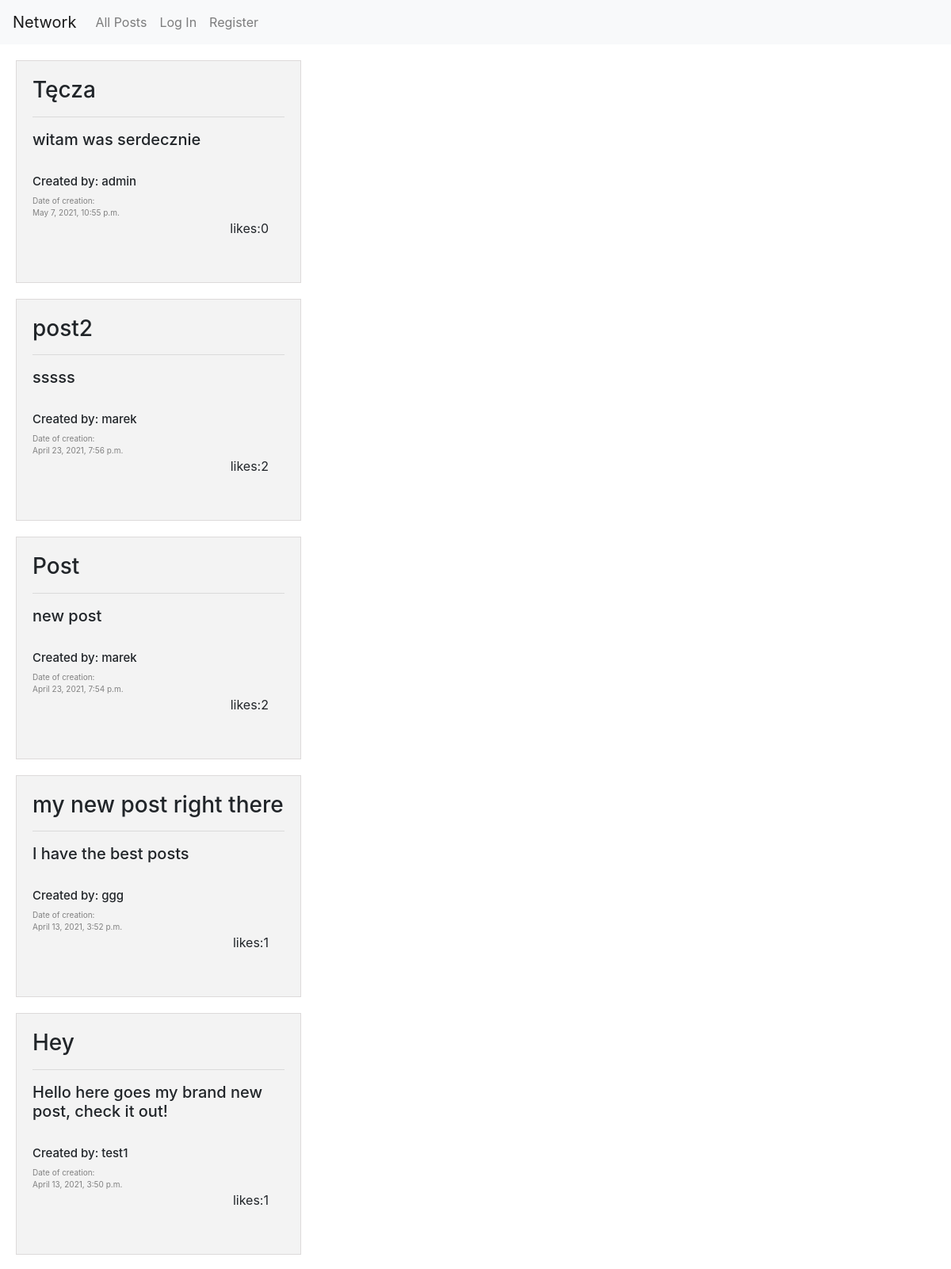
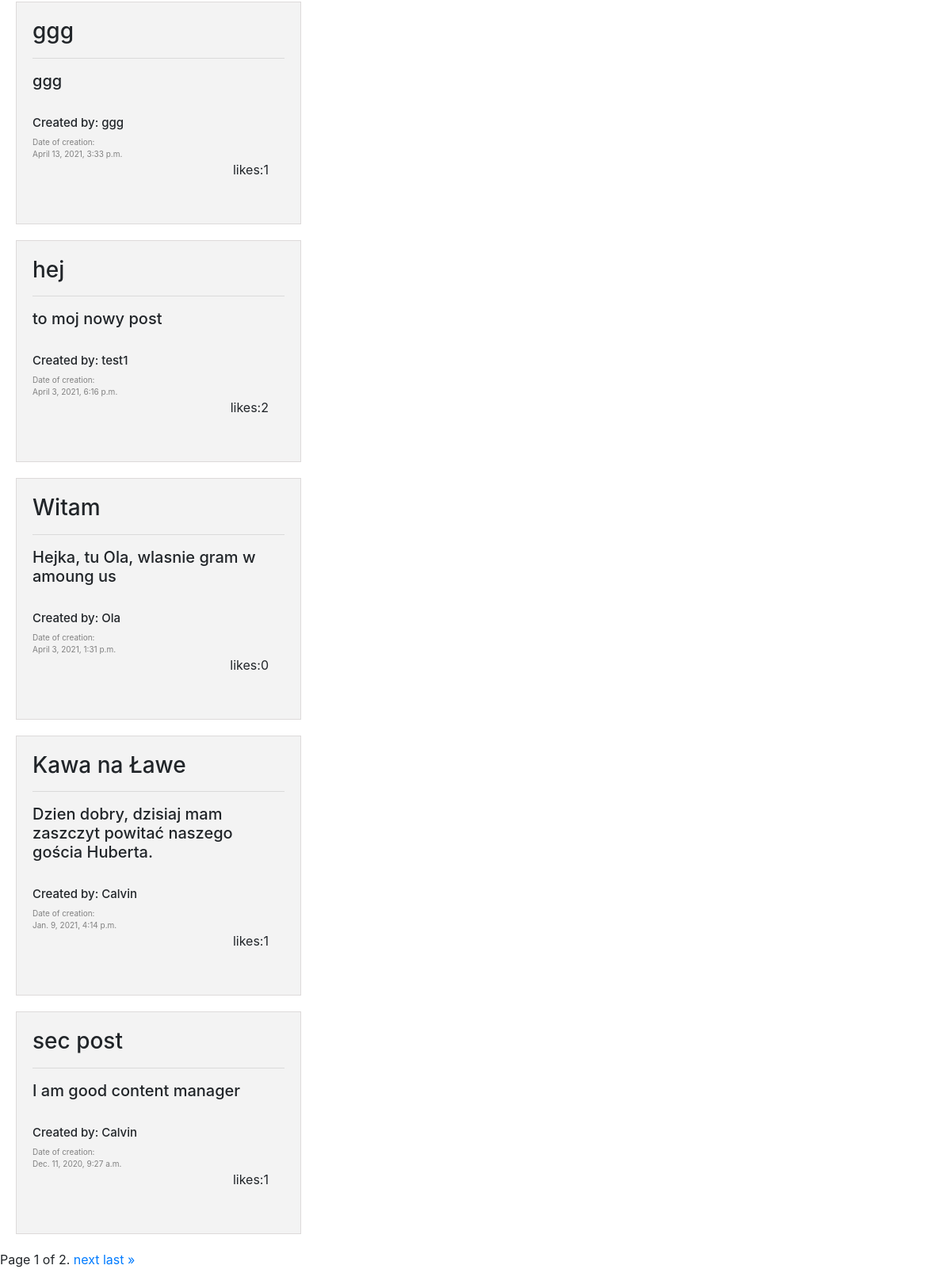
The app's page /, older data (2 pictures, top to bottom).
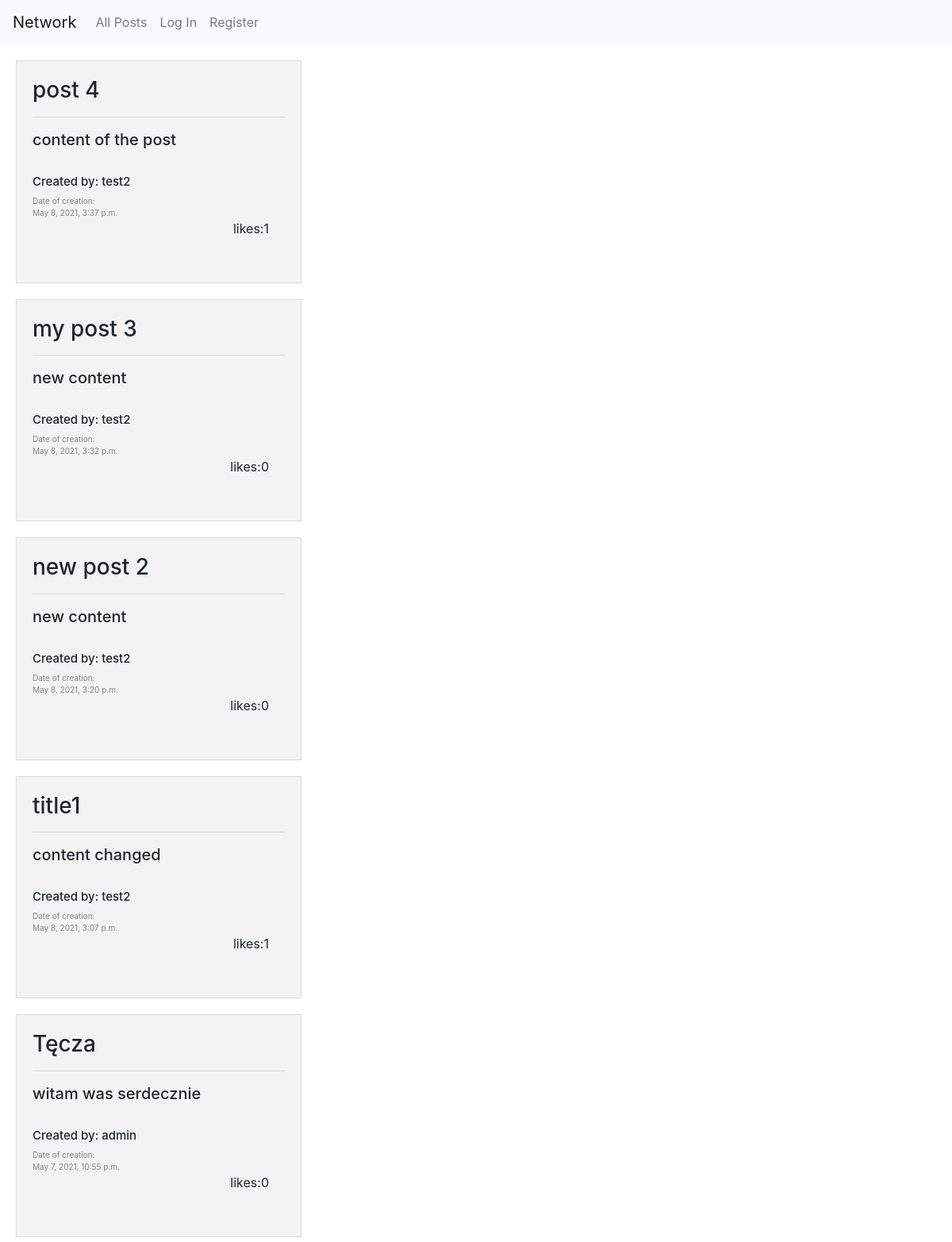
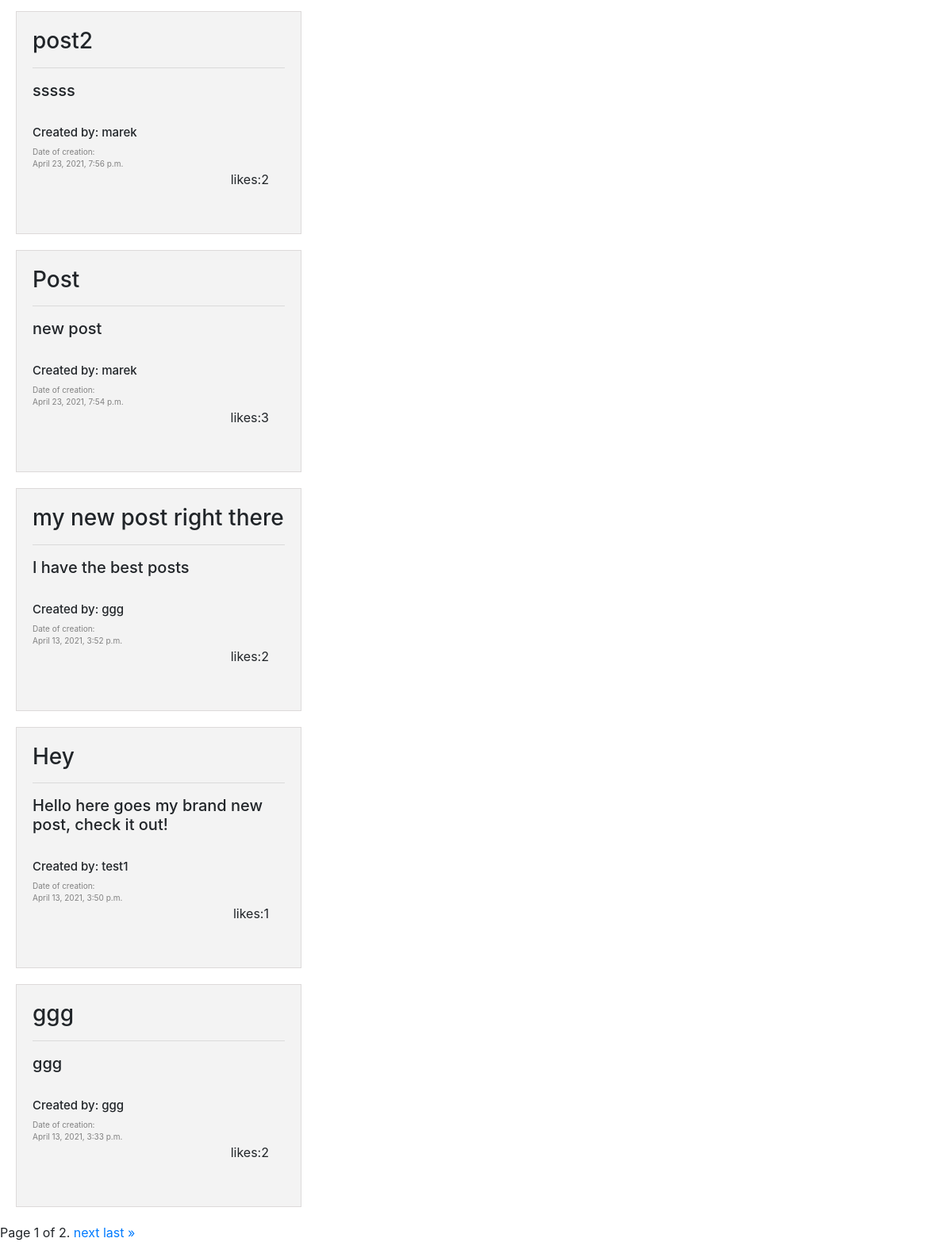
The same page, newer data (2 pictures, top to bottom).
### network/models.py (models this page shows, shortened)
class Post(models.Model):
    title = models.CharField(max_length=64)
    text = models.TextField()
    likes = models.ManyToManyField(
        "User", default=None, blank=True, related_name="likes"
    )
    creation_date = models.DateTimeField()
    author = models.ForeignKey(
        User, on_delete=models.CASCADE, blank=True, related_name="author"
    )

class User(AbstractUser):
    def __str__(self):
        return self.username

### network/views.py (the view)
# urls.py: path("", views.index, name="index"),
def index(request):
    posts_list = Post.objects.all().order_by("-creation_date")
    paginator = Paginator(posts_list, 10)
    page_number = request.GET.get("page")
    page_obj = paginator.get_page(page_number)
    return render(request, "network/index.html", {"page_obj": page_obj})

### network/templates/network/index.html (shortened to what this page needs)
{% extends "network/layout.html" %}
{% load static %}
{% block new_post %}
{% for post in page_obj %}
<div class="post" id="{{post.id}}">
    <div class="content">
        <h3>{{post.title}}</h3>
        <hr>
        <div id="text-before{{post.id}}">
            <h5>{{post.text}}</h5>
        </div>
        <br>
        <div class="get-user">
            <h5 style="font-size: 15px;" onclick = "get_profile('{{post.author.id}}')">Created by: {{post.author}}</h5>
        </div>
        <div class="date">
            Date of creation: <br>
            {{post.creation_date}}
        </div>
        <div class="right-bottom" style="height: 60px;">
            <div class="likes" >
                likes:   <div class="like-count{{post.id}}" style="float: right;"> {{post.like_set.count}}</div>
            </div>
        </div>
    </div>
</div>
{% endfor %}
<div class="pagination">
    <span class="step-links">
        <span class="current">
            Page {{ page_obj.number }} of {{ page_obj.paginator.num_pages }}.
        </span>
        {% if page_obj.has_next %}
            <a href="?page={{ page_obj.next_page_number }}">next</a>
            <a href="?page={{ page_obj.paginator.num_pages }}">last &raquo;</a>
        {% endif %}
    </span>
</div>
{% endblock %}

Row changes from the older to the newer data that the page shows:
no longer on this page (row unchanged): Post: title "hej", text "to moj nowy post", author "test1", creation_date "April 3, 2021, 6:16 p.m.", like_set.count "2"
no longer on this page (row unchanged): Post: title "Witam", text "Hejka, tu Ola, wlasnie gram w amoung us", author "Ola", creation_date "April 3, 2021, 1:31 p.m.", like_set.count "0"
no longer on this page (row unchanged): Post: title "Kawa na Ławe", text "Dzien dobry, dzisiaj mam zaszczyt powitać naszego gościa Huberta.", author "Calvin", creation_date "Jan. 9, 2021, 4:14 p.m.", like_set.count "1"
no longer on this page (row unchanged): Post: title "sec post", text "I am good content manager", author "Calvin", creation_date "Dec. 11, 2020, 9:27 a.m.", like_set.count "1"
added Post: title "post 4", text "content of the post", author "test2", creation_date "May 8, 2021, 3:37 p.m.", like_set.count "1"
added Post: title "my post 3", text "new content", author "test2", creation_date "May 8, 2021, 3:32 p.m.", like_set.count "0"
added Post: title "new post 2", text "new content", author "test2", creation_date "May 8, 2021, 3:20 p.m.", like_set.count "0"
added Post: title "title1", text "content changed", author "test2", creation_date "May 8, 2021, 3:07 p.m.", like_set.count "1"
computed for Post "Post": like_set.count "2" → "3"
computed for Post "my new post right there": like_set.count "1" → "2"
computed for Post "April 13, 2021, 3:33 p.m.": like_set.count "1" → "2"
